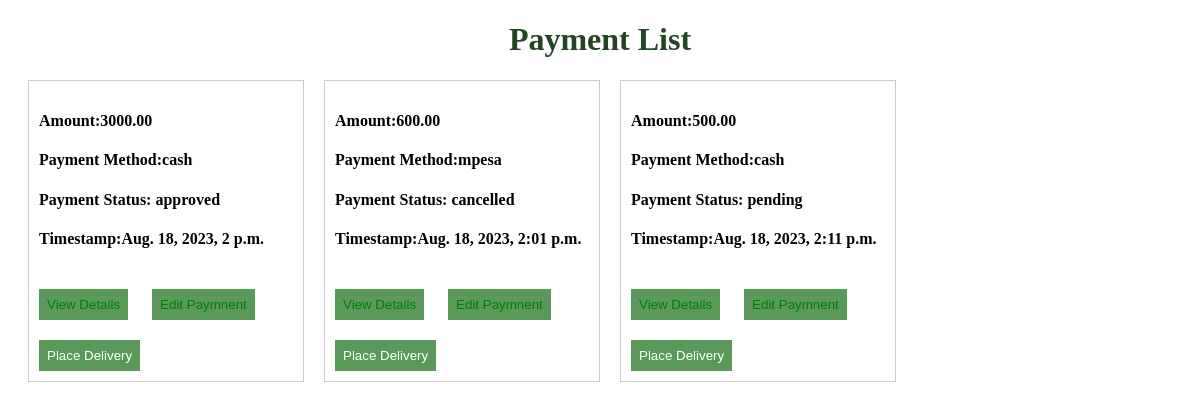
The page /payment/payments/list/ on the database its author committed.
### payment/models.py (models this page shows)
class Payment(models.Model):
    PAYMENT_METHODS=(("mpesa","Mpesa"),("cash","Cash"),)
    PAYMENT_STATUS=(("approved","Approved"),("pending","Pending"),("cancelled","Canclled"),)
    order=models.OneToOneField(Order,on_delete=models.CASCADE,null=True)
    amount=models.DecimalField(default=0.00,max_digits=32,decimal_places=2)
    paymentmethod=models.CharField(max_length=32,choices=PAYMENT_METHODS)
    paymentstatus=models.CharField(max_length=32,choices=PAYMENT_STATUS)
    paymentStatement=models.TextField(default="")
    datepaid=models.DateTimeField(auto_now_add=True)

### payment/views.py (the view)
# urls.py: path("payments/list/",payment_list,name="payment_list_view"),
def payment_list(request):
    payments=Payment.objects.all()
    return render(request,"payment/payment_list.html",{"payments":payments})

### templates/payment/payment_list.html (shortened to what this page needs)
<!DOCTYPE html>
<html lang="en">
<head>
</head>
<body>
    <h1>Payment List</h1>
    <div class="paymentlist" >
    {% for payment in payments %}
        <div class="single_payment">
            <h4>Amount:{{payment.amount }}</h4>
            <h4 >Payment Method:{{ payment.paymentmethod }}</h4>
            <h4 >Payment Status: {{payment.paymentstatus }}</h4>
            <h4 >Timestamp:{{ payment.datepaid}}</h4>
            <button>  <a href="{% url 'payment_detail_view' id=payment.id %}">View Details</a> </button>
            <button><a href="{% url 'payment_update_view' id=payment.id %}">Edit Paymnent</a>   </button>
             <button>Place Delivery</button>
        </div>
    {% endfor %}
</div>
</body>
</html>

### templates/payment/payment_list.html (style rules this page uses)
a { text-decoration: none; color: green; }
button { padding: 8px 8px; border-style: none; background-color: rgb(90, 153, 90); color: white; margin-right: 20px; margin-top: 20px; }
.paymentlist { display: grid; grid-template-columns: repeat(4,1fr); }
.single_payment { border: 1px solid #ccc; padding: 10px; margin-bottom: 10px; margin-left: 20px; }
h1 { text-align: center; font-weight: bolder; color: rgb(36, 68, 36); }

### rows shown on the page
Payment: amount "3000.00", paymentmethod "cash", paymentstatus "approved", datepaid "Aug. 18, 2023, 2 p.m."
Payment: amount "600.00", paymentmethod "mpesa", paymentstatus "cancelled", datepaid "Aug. 18, 2023, 2:01 p.m."
Payment: amount "500.00", paymentmethod "cash", paymentstatus "pending", datepaid "Aug. 18, 2023, 2:11 p.m."
